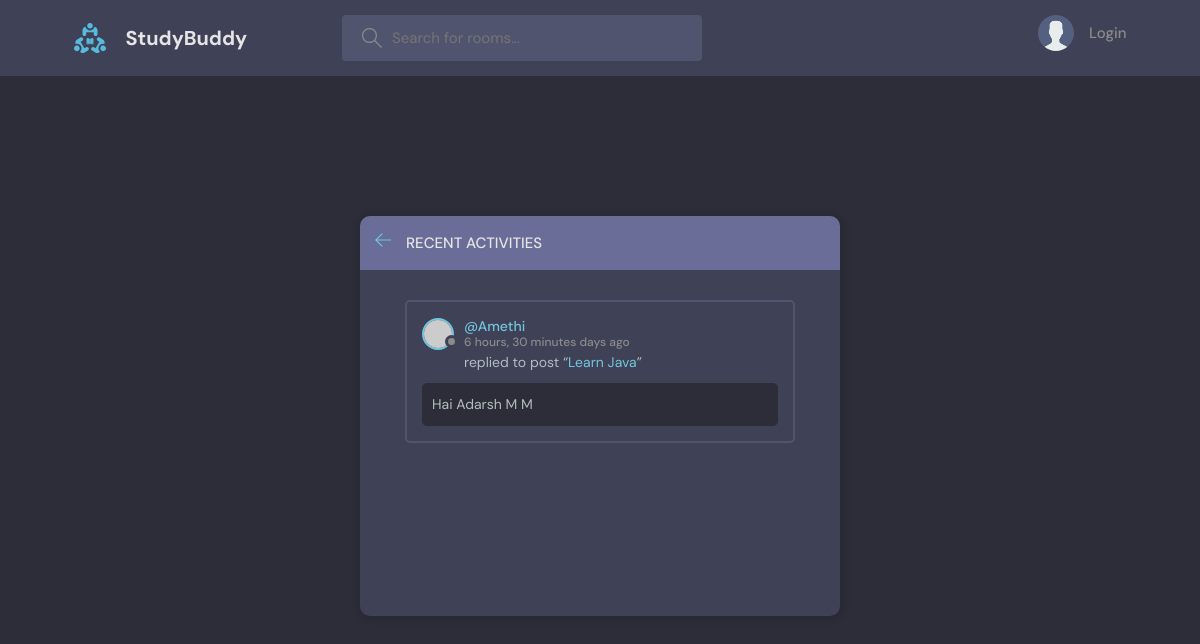
The page /activity/ on the database as committed earlier.
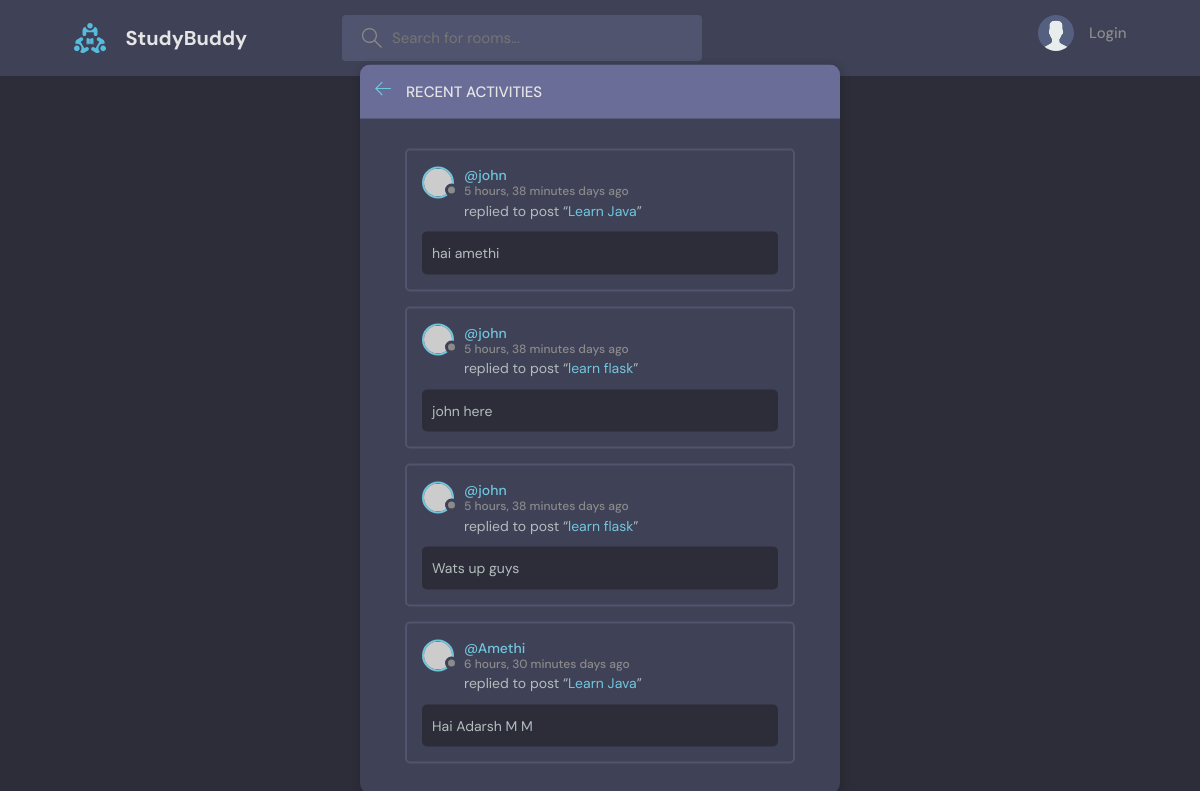
The same page on the database as committed later.
### firstapp/models.py (models this page shows, shortened)
class Message(models.Model):
    user=models.ForeignKey(User,on_delete=models.CASCADE)
    room=models.ForeignKey(Room,on_delete=models.CASCADE)
    body=models.TextField()
    update=models.DateTimeField(auto_now=True)
    created=models.DateTimeField(auto_now_add=True)
    class Meta:
        ordering=[ '-created','-update']

class Room(models.Model):
    topic=models.ForeignKey(Topic,on_delete=models.SET_NULL,null=True)
    host=models.ForeignKey(User, on_delete=models.SET_NULL,null=True)
    name=models.CharField(max_length=50,editable=True)
    participants=models.ManyToManyField(User,related_name='participants',blank=True)
    description=models.TextField(null=True,blank=True)
    update=models.DateTimeField(auto_now=True)
    created=models.DateTimeField(auto_now_add=True)
    class Meta:
        ordering=[ '-created','-update']

### firstapp/views.py (the view)
# urls.py: path('activity/',views.activityPage,name='activity')
def activityPage(request):
    room_msg=Message.objects.all()
    return render(request,'firstapp/activity.html',{'room_msg':room_msg})

### firstapp/templates/firstapp/activity.html (shortened to what this page needs)
{% extends 'main.html' %}
{% block content %}
    <main class="layout">
      <div class="container">
        <div class="layout__box">
          <div class="layout__boxHeader">
            <div class="layout__boxTitle">
              <a href="{% url 'home'%}">
                <svg version="1.1" xmlns="http://www.w3.org/2000/svg" width="32" height="32" viewBox="0 0 32 32">
                  <title>arrow-left</title>
                  <path
                    d="M13.723 2.286l-13.723 13.714 13.719 13.714 1.616-1.611-10.96-10.96h27.625v-2.286h-27.625l10.965-10.965-1.616-1.607z"
                  ></path>
                </svg>
              </a>
              <h3>Recent Activities</h3>
            </div>
          </div>
          <div class="activities-page layout__body">
            {% for msg in room_msg %}
    <div class="activities__box">
      <div class="activities__boxHeader roomListRoom__header">
        <a href="{% url 'user-profile' msg.user.id %}" class="roomListRoom__author">
          <div class="avatar avatar--small">
            <img src="https://randomuser.me/api/portraits/women/11.jpg" />
          </div>
          <p>
            @{{msg.user}}
            <span>{{msg.created|timesince}} days ago</span>
          </p>
        </a>
      </div>
      <div class="activities__boxContent">
        <p>replied to post “<a href="{% url 'room' msg.room.id%}">{{msg.room.name}}</a>”</p>
        <div class="activities__boxRoomContent">
            {{msg.body}}
        </div>
      </div>
    </div>
    {% endfor %}
          </div>
        </div>
      </div>
    </main>
    {% endblock content %}

### templates/main.html (shortened to what this page needs)
<!DOCTYPE html>
{% load static %}
<html lang="en">
  <head>
    <link rel="stylesheet" href="{% static 'styles/style.css'%}" />
  </head>
  <body>
    {% include 'navbar.html'%}
    {% block content %}
    {% endblock %}
  </body>
</html>

### templates/navbar.html (shortened to what this page needs)
{% load static %}
<header class="header header--loggedIn">
    <div class="container">
      <a href="{% url 'home'%}" class="header__logo">
        <img src="{% static 'images/logo.svg' %}" />
        <h1>StudyBuddy</h1>
      </a>
      <form class="header__search" method="get" action="{% url 'home' %}">
        <label>
          <input name="q" placeholder="Search for rooms..." />
        </label>
      </form>
      <nav class="header__menu">
        {%if request.user.is_authenticated %}
        <div class="header__user">
          <a href="{% url 'user-profile' request.user.id  %}">
            <div class="avatar avatar--medium active">
              <img src="https://randomuser.me/api/portraits/men/37.jpg" />
            </div>
            <p>{{ request.user.username }} <span>@{{ request.user.username }}</span></p>
          </a>
          <button class="dropdown-button">
            <svg version="1.1" xmlns="http://www.w3.org/2000/svg" width="32" height="32" viewBox="0 0 32 32">
              <title>chevron-down</title>
              <path d="M16 21l-13-13h-3l16 16 16-16h-3l-13 13z"></path>
            </svg>
          </button>
        </div>
        {%else%}
        <a href="{% url 'login' %}">
          <img src="{% static 'images/avatar.svg' %}" />
          <p>Login</p>
        </a>
        {% endif %}
      </nav>
    </div>
  </header>

### static/styles/style.css (style rules this page uses)
:root { --color-main: #71c6dd; --color-main-light: #e1f6fb; --color-dark: #3f4156; --color-dark-medium: #51546e; --color-dark-light: #696d97; --color-light: #e5e5e5; --color-gray: #8b8b8b; --color-light-gray: #b2bdbd; --color-bg: #2d2d39; --color-success: #5dd693; --color-error: #fc4b0b; }
* { font-family: "DM Sans", -apple-system, BlinkMacSystemFont, "Segoe UI", Roboto, Oxygen, Ubuntu, Cantarell, "Open Sans", "Helvetica Neue", sans-serif; margin: 0; padding: 0; box-sizing: border-box; text-rendering: optimizeLegibility; font-size: inherit; }
html { font-size: 56.25%; }
@media only screen and (min-width: 1200px) { html { font-size: 62.5%; } }
body { line-height: 1.6; font-weight: 400; font-size: 1.5rem; color: var(--color-light-gray); background-color: var(--color-bg); min-height: 100vh; }
img { width: 100%; }
a { display: inline-block; color: var(--color-main); text-decoration: none; }
.container { max-width: 120rem; width: 90%; margin: auto; }
.avatar { position: relative; display: inline-block; border-radius: 50%; border: 2px solid var(--color-main); }
.avatar img { display: block; border-radius: 50%; object-fit: cover; object-position: center; }
.avatar::after { content: ""; display: block; position: absolute; background-color: var(--color-gray); z-index: 111; border-radius: 50%; border: 0.3rem solid var(--color-dark); }
.avatar.avatar--small img { width: 2.8rem; height: 2.8rem; }
.avatar.avatar--small:after { width: 0.7rem; height: 0.7rem; bottom: 0px; right: -6px; }
.header { padding: 1.5rem; background-color: var(--color-dark); }
.header > .container { display: flex; gap: 9.5rem; }
.header__logo, .header__user { display: flex; gap: 2rem; align-items: center; }
.header__logo > img { height: 3.2rem; width: 3.2rem; }
.header__logo > h1 { font-weight: 700; font-size: 2rem; color: var(--color-light); }
.header__search > label { background-color: var(--color-dark-medium); padding: 1.3rem 1rem; display: flex; align-items: center; gap: 1rem; border-radius: 4px; }
.header__search svg { fill: var(--color-gray); width: 2rem; height: 2rem; margin-left: 1rem; }
.header__search input { width: 30rem; background: transparent; border: none; outline: none; color: var(--color-light); }
.header__menu { margin-left: auto; position: relative; }
.header__menu a { display: flex; gap: 1.5rem; align-items: center; font-weight: 500; text-decoration: none; color: var(--color-gray); }
.header__menu img { height: 3.6rem; }
.header__menu p { line-height: 1.2; }
.layout { margin-top: 2.4rem; }
.layout > .container { display: flex; justify-content: space-between; align-items: flex-start; }
.layout__box { width: 90%; max-width: 48rem; min-height: 40rem; position: absolute; top: 50%; left: 50%; transform: translate(-50%, -46%); background-color: var(--color-dark); border-radius: 1rem; box-shadow: 1px 1px 6px 3px rgba(0, 0, 0, 0.1); overflow: hidden; }
.layout__boxHeader { display: flex; padding: 1.5rem; background-color: var(--color-dark-light); }
.layout__boxTitle { display: flex; gap: 1.5rem; align-items: center; }
.layout__boxTitle h3 { text-transform: uppercase; font-weight: 500; color: var(--color-light); }
.layout__boxTitle svg { width: 1.6rem; height: 1.6rem; fill: var(--color-main); }
.layout__body { margin: 3rem; }
.roomListRoom__header { display: flex; justify-content: space-between; align-items: center; }
.roomListRoom__author { font-weight: 500; display: flex; align-items: center; gap: 1rem; }
.activities__box { margin: 1.5rem; padding: 1.5rem; border: 2px solid var(--color-dark-medium); border-radius: 5px; }
.activities__boxHeader p { font-size: 1.4rem; line-height: 1.3; }
.activities__boxHeader p span { color: var(--color-gray); font-size: 1.2rem; display: block; }
.activities__boxContent { margin-left: 4.2rem; }
.activities__boxContent { font-size: 1.4rem; }
.activities__boxRoomContent { background: var(--color-bg); padding: 1rem; border-radius: 5px; margin-top: 1rem; margin-left: -4.2rem; }

Rows that differ between the two databases and show on the page:
added Message: user "john", created "5 hours, 38 minutes", room.name "Learn Java", body "hai amethi"
added Message: user "john", created "5 hours, 38 minutes", room.name "learn flask", body "john here"
added Message: user "john", created "5 hours, 38 minutes", room.name "learn flask", body "Wats up guys"
